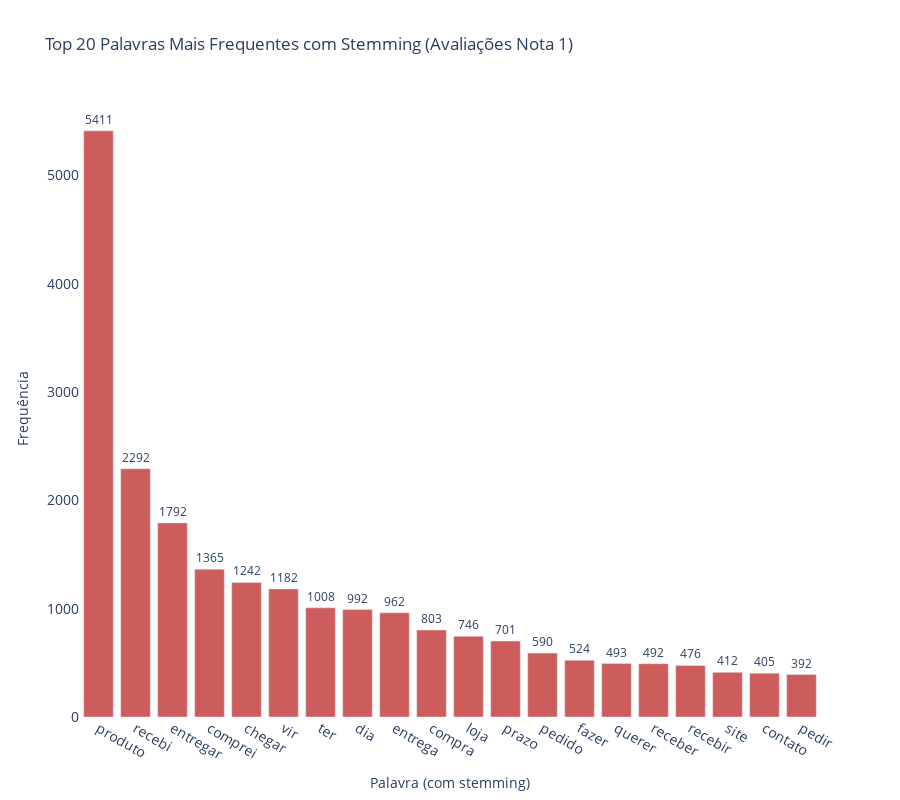

The notebook cell this image was saved under:
### Code cell
import plotly.express as px

# Criar gráfico diretamente a partir da lista de tuplas
fig = px.bar(
    x=[item[0] for item in palavras_mais_comuns],
    y=[item[1] for item in palavras_mais_comuns],
    labels={'x': 'Palavra (com stemming)', 'y': 'Frequência'},
    title='Top 20 Palavras Mais Frequentes com Stemming (Avaliações Nota 1)',
    text=[item[1] for item in palavras_mais_comuns]  # mostra valor fora da barra
)

# Ajustes visuais
fig.update_traces(marker_color='indianred', textposition='outside')
fig.update_layout(
    height=800,
    plot_bgcolor='white',
    xaxis=dict(tickfont=dict(size=14)),
    yaxis=dict(tickfont=dict(size=14))
)

fig.show()

### Figure 1 — Plotly figure (JSON) as saved in the notebook; plotly's stock layout.template omitted (floating-point values rounded to 4 significant figures)
{"data": [{"hovertemplate": "Palavra (com stemming)=%{x}<br>Frequência=%{y}<br>text=%{text}<extra></extra>", "legendgroup": "", "marker": {"color": "indianred", "pattern": {"shape": ""}}, "name": "", "orientation": "v", "showlegend": false, "text": [5411.0, 2292.0, 1792.0, 1365.0, 1242.0, 1182.0, 1008.0, 992.0, 962.0, 803.0, 746.0, 701.0, 590.0, 524.0, 493.0, 492.0, 476.0, 412.0, 405.0, 392.0], "textposition": "outside", "type": "bar", "x": ["produto", "recebi", "entregar", "comprei", "chegar", "vir", "ter", "dia", "entrega", "compra", "loja", "prazo", "pedido", "fazer", "querer", "receber", "recebir", "site", "contato", "pedir"], "xaxis": "x", "y": [5411, 2292, 1792, 1365, 1242, 1182, 1008, 992, 962, 803, 746, 701, 590, 524, 493, 492, 476, 412, 405, 392], "yaxis": "y"}], "layout": {"barmode": "relative", "height": 800, "legend": {"tracegroupgap": 0}, "plot_bgcolor": "white", "title": {"text": "Top 20 Palavras Mais Frequentes com Stemming (Avaliações Nota 1)"}, "xaxis": {"anchor": "y", "domain": [0, 1], "tickfont": {"size": 14}, "title": {"text": "Palavra (com stemming)"}}, "yaxis": {"anchor": "x", "domain": [0, 1], "tickfont": {"size": 14}, "title": {"text": "Frequência"}}}}
